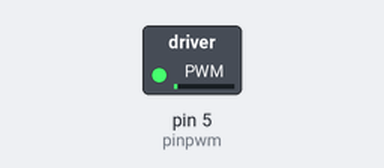
Bench run of a sketch on a simulated Arduino Uno, built with avr-gcc and run on an emulated ATmega328P. On the bench: switched loads named in the sketch (green lamp = pin HIGH).

Above: at 0.05 s.
At 1.75 s:
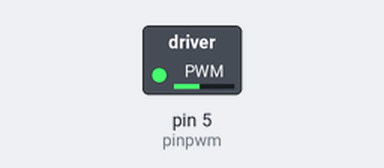
At 3.45 s:
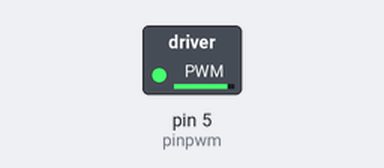
At 6.9 s:
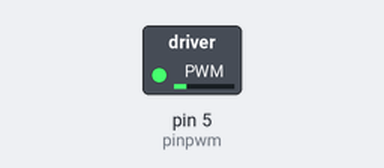
Timing chart, 0 to 10.0 s (numbered marks = the images above):
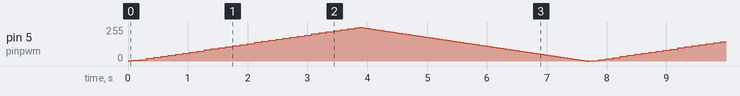

The sketch:

motordc.ino
```cpp
const int pinpwm = 5;
int i;

void setup()
{
 pinMode(pinpwm,OUTPUT);

}

void loop()
{
 // putar Motor dari kecepatan rendah ke kecepatan tinggi
for (i=0; i <= 255; i += 1)
  {
    digitalWrite(pinpwm, LOW);
    analogWrite(pinpwm, i);
    delay(15);
  }
  // putar Motor dari kecepatan rendah ke kecepatan tinggi dengan arah sebaliknya
for (i=255; i >= 0; i -= 1)
  {
    digitalWrite(pinpwm, HIGH);
    analogWrite(pinpwm, i);
    delay(15);
  }


}
```
